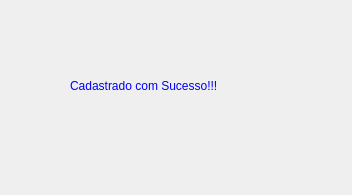
<?xml version="1.0" encoding="UTF-8"?>
<ui version="4.0">
 <class>Form</class>
 <widget class="QWidget" name="Form">
  <property name="geometry">
   <rect>
    <x>0</x>
    <y>0</y>
    <width>352</width>
    <height>195</height>
   </rect>
  </property>
  <property name="windowTitle">
   <string>Sucesso</string>
  </property>
  <widget class="QLabel" name="label">
   <property name="geometry">
    <rect>
     <x>70</x>
     <y>60</y>
     <width>241</width>
     <height>51</height>
    </rect>
   </property>
   <property name="styleSheet">
    <string notr="true">color: rgb(0, 0, 255);
font: 14pt &quot;MS Shell Dlg 2&quot;;</string>
   </property>
   <property name="text">
    <string>Cadastrado com Sucesso!!!</string>
   </property>
  </widget>
 </widget>
 <resources/>
 <connections/>
</ui>
